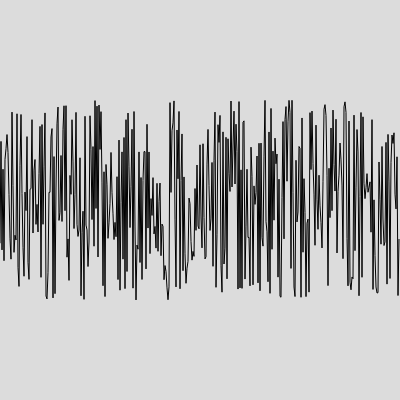
Frame 1 (no input)
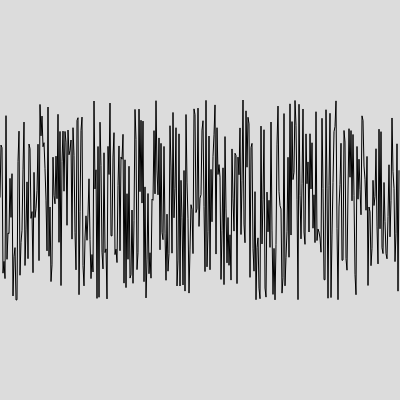
Frame 2 (the mouse pressed at the canvas centre, redrawn once)

The p5.js sketch that drew these frames (run headless with seeded random() and noise() and a simulated clock; the mouse was pressed at the canvas centre and the sketch redrawn once):

// p5.js sketch
// ── sketch.js
function setup() {
  createCanvas(400, 400);
}

function draw() {
  background(220);
  noFill();
  beginShape();
  for(let x=0; x<width; x++){
    vertex(x,random(100,300));
  }
  endShape();
  noLoop();
}
